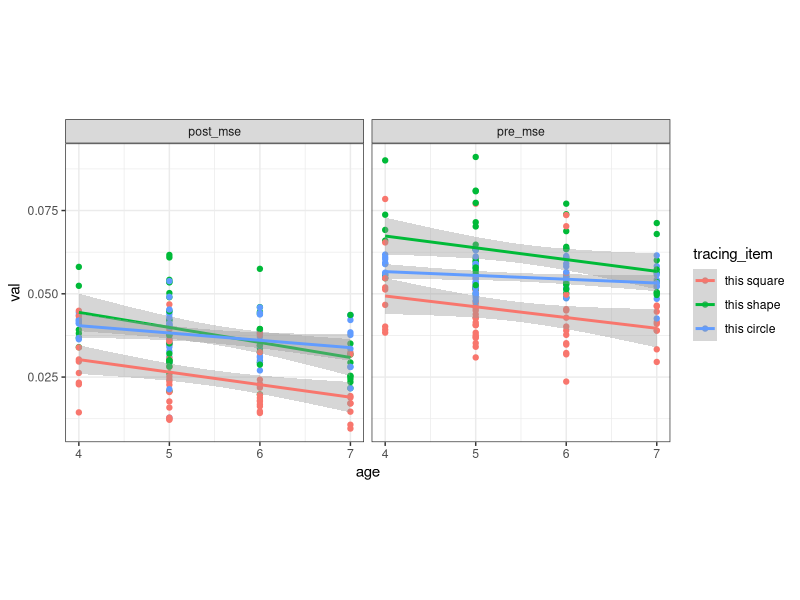
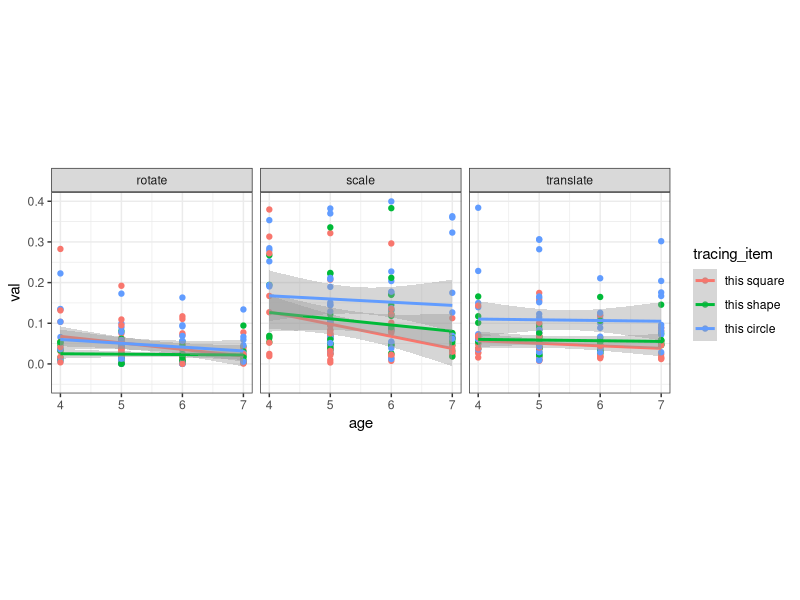
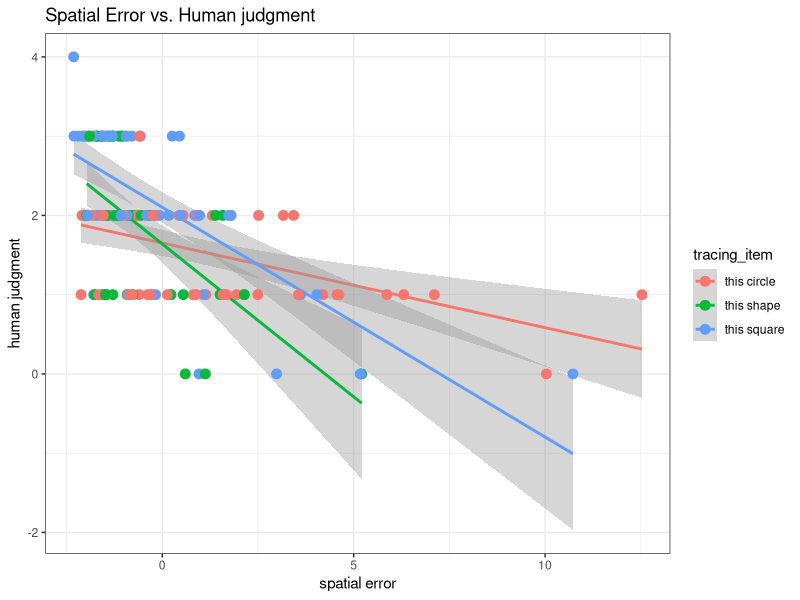
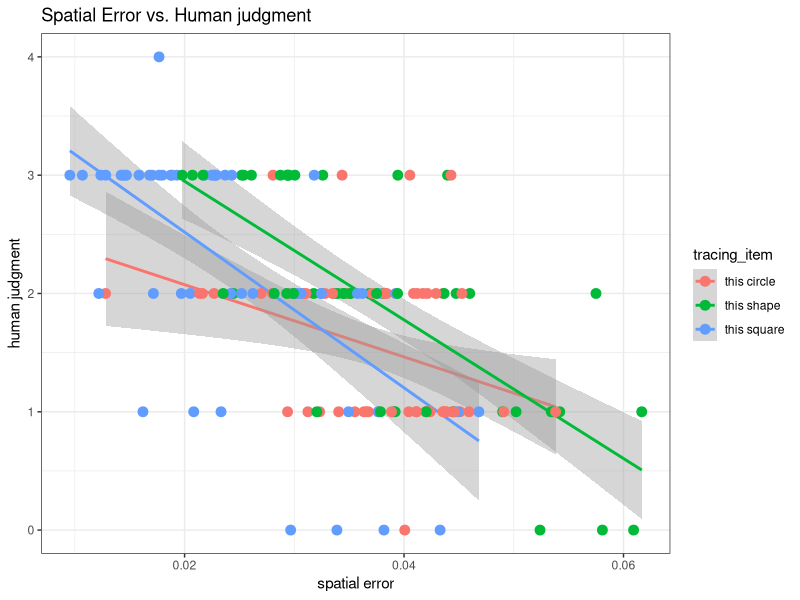

Write the R code that produced these figures, in order.
## ---- chunk 1
library(tidyverse)
library(lme4)
library(lmerTest)
## ---- chunk 2
d <- read_csv('./photodraw_tracing.csv') %>%
  mutate(tracing_item = factor(tracing_item, levels = c('this square', 'this shape', 'this circle')), 
         condition = factor(condition, levels = c('S', 'W', 'P'))) 
  # mutate(age = scale(age, center = TRUE, scale = FALSE),
  #        post_mse = scale(post_mse, center = TRUE, scale = FALSE))
m1 = lmer(post_mse ~ age + (1 | session_id), data=d)
m2 = lmer(post_mse ~ age + (1 | session_id) + (1 | tracing_item), data=d)
m3 = lmer(post_mse ~ age + tracing_item + (1 | session_id), data=d)
m4 = lmer(post_mse ~ age + (1 | session_id) + (1 + age | tracing_item), data=d)
anova(m1, m2, m3, m4)
## ---- chunk 3
# contrasts(d$tracing_item) <- contr.treatment(3, base = 1)
# summary(lmer(post_mse ~ age * tracing_item + (1 | session_id), data=d))
## ---- chunk 4
summary(m3)
## ---- chunk 5
d %>%
  gather(registration, val, pre_mse, post_mse) %>%
  ggplot(aes(x = age, y = val, color = tracing_item)) +
    geom_point() +
    geom_smooth(method = 'lm') +
    facet_wrap(~ registration) +
    theme_bw() +
    theme(aspect.ratio = 1) 
## ---- chunk 6
d %>%
  gather(transformation, val, rotate, translate, scale) %>%
  ggplot(aes(x = age, y = val, color = tracing_item)) +
    geom_point() +
    geom_smooth(method = 'lm') +
    facet_wrap(~ transformation) +
    theme_bw() +
    theme(aspect.ratio = 1) +
    ylim(-0.05, 0.4)

## ---- chunk 7
m1 = lmer(correct ~ age + condition + (1 | session_id), data=d)
m2 = lmer(correct ~ age + condition + (1 | tracing_item) + (1 | session_id), data=d)
#m3 = lmer(correct ~ age + tracing_item + post_mse + pre_mse + (1 | session_id), data=d)
#m4 = lmer(correct ~ post_mse + (1 | session_id), data=d)
anova(m1, m2)
## ---- chunk 8
summary(m4)
summary(d$correct)
## ---- chunk 9
library(lme4)
rater_data <- read.csv('./photodraw_summary.csv')
lm_rate = lm(formula=rater1 ~ spatial + post_mse, data=rater_data)
summary(lm_rate)
## ---- chunk 10
ggplot(rater_data, aes(spatial, rater1, color=tracing_item)) +
  geom_smooth(method="lm") +
  geom_point(size=3) +
  theme_bw() + 
  xlab("spatial error") +
  ylab("human judgment") +
  ggtitle('Spatial Error vs. Human judgment')
## ---- chunk 11
ggplot(rater_data, aes(post_mse, rater1, color=tracing_item)) +
  geom_smooth(method="lm") +
  geom_point(size=3) +
  theme_bw() + 
  xlab("spatial error") +
  ylab("human judgment") +
  ggtitle('Spatial Error vs. Human judgment')
## ---- chunk 12
library(MASS)
rater_data <- read.csv('./photodraw_summary.csv')
rater_data$rater1 <- factor(rater_data$rater1, levels = c("0", "1", "2", "3", "4"), ordered=TRUE)
rater_data$post_mse = scale(rater_data$post_mse)
rater_data$spatial = scale(rater_data$spatial)
ord_m <- polr(rater1 ~ spatial + post_mse, rater_data, Hess=TRUE)

summary(ord_m)
ctable <- coef(summary(ord_m))
p <- pnorm(abs(ctable[, "t value"]), lower.tail = FALSE) * 2
(ctable <- cbind(ctable, "p value" = p))

print('exp(coefficient of spatial and post_mse)')
exp(coef(ord_m))
